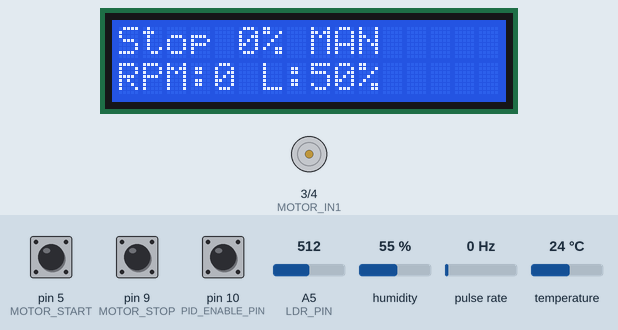
Recording of a sketch running on a simulated Arduino Uno, built with avr-gcc and run on an emulated ATmega328P. Parts: 16×2 character LCD, motor-driver pin pairs drawn as motors (green arrow = first pin HIGH = forward, orange = second pin HIGH = backward, longer = more drive, scaled by the enable pin). Wiring (inferred from the names in the program): pulse sensor: data pin 2. Inputs (shaded band) come from the test bench; at power-on: pin 5 (MOTOR_START) HIGH, pin 10 (PID_ENABLE_PIN) HIGH, pin 9 (MOTOR_STOP) HIGH, A5 (LDR_PIN) = 512, humidity 55 %, pulse rate 0 Hz, temperature 24 °C. No radio packets arrive unless stated; what the sketch prints to the serial monitor is not drawn.

Above: at 2.5 s.
2.6 s: pin 5 (MOTOR_START) pulled LOW for 0.15 s
At 4.8 s:
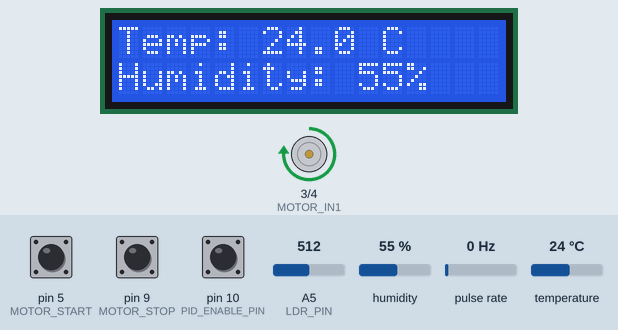
12.0 s: pin 10 (PID_ENABLE_PIN) pulled LOW for 0.15 s
At 13.2 s:
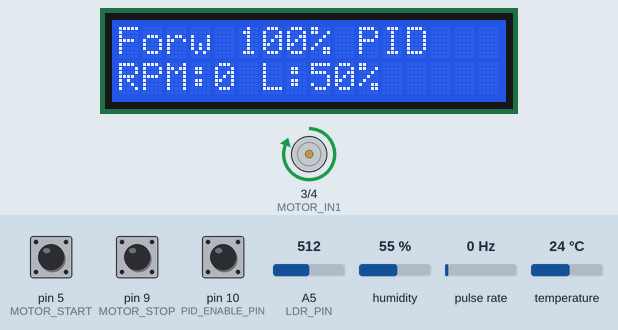
21.4 s: pin 9 (MOTOR_STOP) pulled LOW for 0.15 s
At 22.9 s:
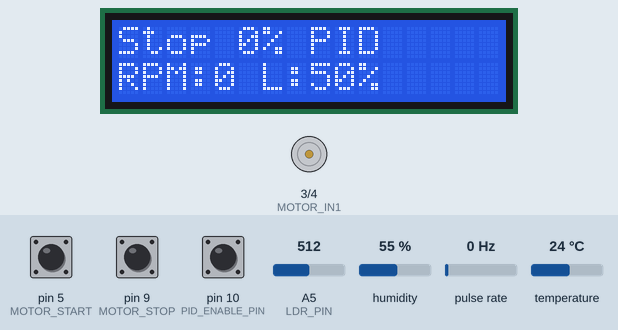
30.8 s: pin 5 (MOTOR_START) pulled LOW for 1 s
At 31.4 s:
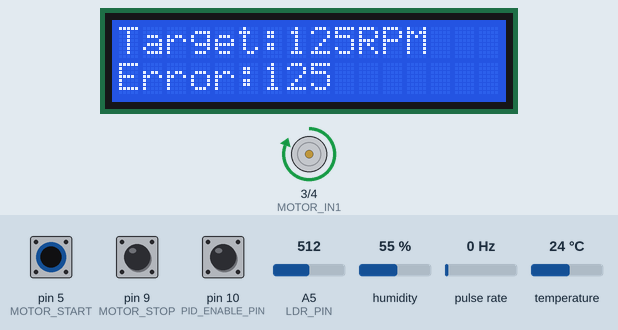
Timing chart, 0 to 33.8 s (numbered marks = the images above; inputs shaded):
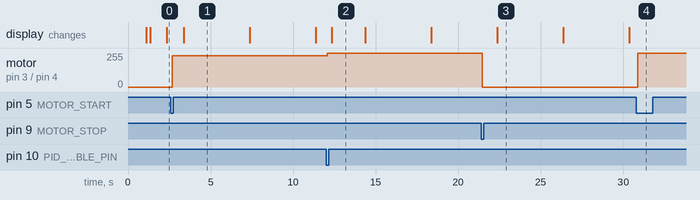

The sketch:

Lab_10_Receiver.ino
```cpp
/*
 * nRF24L01 Receiver with LCD, Sensors, and PID Control
 * Receives motor commands and displays status on LCD
 * Sends status updates back to transmitter
 * Monitors: DHT11, LDR, Encoder
 * PID-controlled motor speed based on LDR input
 */

#include <SPI.h>
#include <RF24.h>
#include <Wire.h>
#include <LiquidCrystal_I2C.h>
#include <DHT.h>

// Pin definitions
#define CE_PIN 7
#define CSN_PIN 8
#define MOTOR_START 5        // Start button on pin 5
#define MOTOR_STOP 9
#define PID_ENABLE_PIN 10

// Motor control pins (L293D with PWM)
#define MOTOR_IN1 3  // L293D pin 2 (PWM capable)
#define MOTOR_IN2 4  // L293D pin 7
#define MOTOR_EN 11  // L293D Enable pin (PWM) - IMPORTANT: Add this pin!

// Sensor pins
#define DHT_PIN 6
#define LDR_PIN A5
#define ENCODER_PIN 2        // Encoder on pin 2 (interrupt pin)

// DHT sensor type
#define DHT_TYPE DHT11

// Encoder configuration
#define ENCODER_SLOTS 40     // Number of slots in your encoder disk

// Debounce settings
#define DEBOUNCE_DELAY 50  // milliseconds

// PID Configuration
#define BASE_PWM 217         // 85% of 255 (base speed when LDR is uncovered)
#define MAX_PWM 255          // 100% PWM (max speed)
#define MIN_RPM 50           // Minimum target RPM
#define MAX_RPM 200          // Maximum target RPM (adjust based on your motor)

// PID Tuning parameters - adjust these for your system
float Kp = 2.0;    // Proportional gain
float Ki = 0.5;    // Integral gain
float Kd = 0.1;    // Derivative gain

// Create objects
RF24 radio(CE_PIN, CSN_PIN);
LiquidCrystal_I2C lcd(0x27, 16, 2);
DHT dht(DHT_PIN, DHT_TYPE);

// Address through which two modules communicate
const byte rxAddress[6] = "00001";  // Receive commands
const byte txAddress[6] = "00002";  // Send status back

// Motor state tracking
String currentState = "Stop";
String lastSentState = "";
bool lastSentPidState = false;

// Button debouncing variables
int startButtonState = HIGH;
int lastStartButtonState = HIGH;
unsigned long lastStartDebounceTime = 0;

int stopButtonState = HIGH;
int lastStopButtonState = HIGH;
unsigned long lastStopDebounceTime = 0;

int pidEnableState = HIGH;
int lastPidEnableState = HIGH;
unsigned long lastPidDebounceTime = 0;
bool pidEnabled = false;

// Sensor variables
float temperature = 0;
float humidity = 0;
int ldrValue = 0;
int ldrPercentage = 0;

// Encoder variables
volatile unsigned long encoderPulseCount = 0;
volatile unsigned long lastPulseTime = 0;
float rpm = 0.0;
unsigned long lastRpmCalculation = 0;
unsigned long rpmCalculationInterval = 100; // Calculate RPM every 100ms for better PID response

// PID variables
float targetRPM = 0;
float pidOutput = 0;
float lastError = 0;
float integral = 0;
unsigned long lastPidUpdate = 0;
int currentPWM = 0;

// Timing variables
unsigned long lastSensorRead = 0;
unsigned long lastDisplayUpdate = 0;
const unsigned long SENSOR_READ_INTERVAL = 2000;  // Read DHT every 2 seconds
const unsigned long DISPLAY_UPDATE_INTERVAL = 1000; // Update display every 1 second (slower)

// Display mode - simplified to just show main status
int displayMode = 0;
String lastDisplayLine0 = "";
String lastDisplayLine1 = "";

// LCD control flag
bool enableLCD = true;  // Set to false to disable LCD if it causes problems

void setup() {
  Serial.begin(9600);

  // Initialize button pins with INPUT_PULLUP
  pinMode(MOTOR_START, INPUT_PULLUP);
  pinMode(MOTOR_STOP, INPUT_PULLUP);
  pinMode(PID_ENABLE_PIN, INPUT_PULLUP);

  // Initialize encoder pin with interrupt
  pinMode(ENCODER_PIN, INPUT_PULLUP);
  attachInterrupt(digitalPinToInterrupt(ENCODER_PIN), encoderISR, FALLING);

  // Initialize motor control pins
  pinMode(MOTOR_IN1, OUTPUT);
  pinMode(MOTOR_IN2, OUTPUT);
  pinMode(MOTOR_EN, OUTPUT);
  digitalWrite(MOTOR_IN1, LOW);
  digitalWrite(MOTOR_IN2, LOW);
  analogWrite(MOTOR_EN, 0);

  // Initialize DHT sensor
  dht.begin();

  // Initialize LCD
  if (enableLCD) {
    lcd.init();
    lcd.backlight();
    lcd.clear();
    lcd.setCursor(0, 0);
    lcd.print("Initializing...");
  }

  delay(1000);

  // Initialize nRF24L01
  if (!radio.begin()) {
    Serial.println("nRF24L01 not responding!");
    if (enableLCD) {
      lcd.setCursor(0, 1);
      lcd.print("RF24 FAIL!");
    }
    while (1);
  }

  radio.openWritingPipe(txAddress);
  radio.openReadingPipe(1, rxAddress);
  radio.setPALevel(RF24_PA_LOW);
  radio.startListening();

  if (enableLCD) {
    lcd.clear();
    lcd.setCursor(0, 0);
    lcd.print("Status: Stop");
    lcd.setCursor(0, 1);
    lcd.print("PID: Disabled");
  }

  Serial.println("=== nRF24L01 Receiver Ready ===");
  Serial.println("Pin Configuration:");
  Serial.println("  Encoder: D2 (Interrupt)");
  Serial.println("  Start Button: D5");
  Serial.println("  Stop Button: D9");
  Serial.println("  PID Enable: D10");
  Serial.println("  Motor Enable (PWM): D11");
  Serial.println("  DHT11: D6");
  Serial.println("  LDR: A5");
  Serial.println("PID Tuning: Kp=" + String(Kp) + " Ki=" + String(Ki) + " Kd=" + String(Kd));
  Serial.println("LCD Updates: " + String(enableLCD ? "Enabled" : "Disabled (Serial only)"));
  Serial.println("Waiting for commands...");
}

// Interrupt service routine for encoder
void encoderISR() {
  encoderPulseCount++;
  lastPulseTime = millis();
}

void calculateRPM() {
  static unsigned long lastPulseCount = 0;
  unsigned long currentTime = millis();

  // Calculate time elapsed since last calculation
  unsigned long timeElapsed = currentTime - lastRpmCalculation;

  if (timeElapsed >= rpmCalculationInterval) {
    // Disable interrupts while reading volatile variable
    noInterrupts();
    unsigned long currentPulseCount = encoderPulseCount;
    interrupts();

    // Calculate pulses in this interval
    unsigned long pulsesThisInterval = currentPulseCount - lastPulseCount;

    // Calculate RPM
    if (timeElapsed > 0) {
      rpm = (float)(pulsesThisInterval * 60000.0) / (float)(ENCODER_SLOTS * timeElapsed);
    } else {
      rpm = 0;
    }

    // If no pulses detected in the last 2 seconds, assume motor is stopped
    if (currentTime - lastPulseTime > 2000) {
      rpm = 0;
    }

    // Update tracking variables
    lastPulseCount = currentPulseCount;
    lastRpmCalculation = currentTime;
  }
}

float computePID(float setpoint, float input, float dt) {
  // Calculate error
  float error = setpoint - input;

  // Proportional term
  float P = Kp * error;

  // Integral term (with anti-windup)
  integral += error * dt;
  // Limit integral to prevent windup
  integral = constrain(integral, -100, 100);
  float I = Ki * integral;

  // Derivative term
  float D = 0;
  if (dt > 0) {
    D = Kd * (error - lastError) / dt;
  }
  lastError = error;

  // Calculate total output
  float output = P + I + D;

  return output;
}

void updateMotorPWM() {
  // Read LDR every cycle for responsive control
  ldrValue = analogRead(LDR_PIN);

  if (currentState == "Forward" && pidEnabled) {
    unsigned long currentTime = millis();
    float dt = (currentTime - lastPidUpdate) / 1000.0; // Convert to seconds

    if (dt >= 0.05) { // Update every 50ms
      // Map LDR value to target RPM
      // Lower LDR value (more covered) = higher target RPM
      targetRPM = map(ldrValue, 0, 1023, MAX_RPM, MIN_RPM);
      targetRPM = constrain(targetRPM, MIN_RPM, MAX_RPM);

      // Compute PID
      pidOutput = computePID(targetRPM, rpm, dt);

      // Calculate PWM: Base PWM + PID correction
      currentPWM = BASE_PWM + (int)pidOutput;
      currentPWM = constrain(currentPWM, BASE_PWM, MAX_PWM);

      // Apply PWM to motor
      analogWrite(MOTOR_EN, currentPWM);

      lastPidUpdate = currentTime;
    }
  } else if (currentState == "Forward" && !pidEnabled) {
    // Manual control: Map LDR directly to PWM (85% to 100%)
    currentPWM = map(ldrValue, 1023, 0, BASE_PWM, MAX_PWM);
    currentPWM = constrain(currentPWM, BASE_PWM, MAX_PWM);
    analogWrite(MOTOR_EN, currentPWM);
  } else if (currentState == "Reverse") {
    // Simple full speed reverse
    analogWrite(MOTOR_EN, 200);
    currentPWM = 200;
  } else {
    // Stop
    analogWrite(MOTOR_EN, 0);
    currentPWM = 0;
    integral = 0; // Reset integral when stopped
    lastError = 0;
  }
}

void readSensors() {
  // Read DHT11 (slow operation, do less frequently)
  humidity = dht.readHumidity();
  temperature = dht.readTemperature();

  // Check if DHT readings failed
  if (isnan(humidity) || isnan(temperature)) {
    humidity = 0;
    temperature = 0;
  }

  // Calculate RPM
  calculateRPM();

  // Calculate LDR percentage
  ldrPercentage = map(ldrValue, 0, 1023, 0, 100);
}

void updateDisplaySimple() {
  if (!enableLCD) return;  // Skip if LCD disabled

  // Rotate through different display screens every few seconds
  static unsigned long lastScreenChange = 0;
  static int screenMode = 0;

  // Change screen every 3 seconds
  if (millis() - lastScreenChange > 3000) {
    screenMode = (screenMode + 1) % 3; // Cycle through 0, 1, 2
    lastScreenChange = millis();
    lcd.clear(); // Clear when changing screens
  }

  String line0 = "";
  String line1 = "";

  switch(screenMode) {
    case 0: // Motor status and RPM
      line0 = currentState.substring(0, 4) + " " + String((currentPWM * 100) / 255) + "% " + (pidEnabled ? "PID" : "MAN");
      line1 = "RPM:" + String((int)rpm) + " L:" + String(ldrPercentage) + "%";
      break;

    case 1: // Temperature and Humidity
      line0 = "Temp: " + String(temperature, 1) + " C";
      line1 = "Humidity: " + String((int)humidity) + "%";
      break;

    case 2: // Target RPM and Error (if PID enabled)
      if (pidEnabled) {
        line0 = "Target:" + String((int)targetRPM) + "RPM";
        line1 = "Error:" + String((int)(targetRPM - rpm));
      } else {
        line0 = "Manual Mode";
        line1 = "LDR:" + String(ldrValue);
      }
      break;
  }

  // Pad strings to 16 characters
  while (line0.length() < 16) line0 += " ";
  while (line1.length() < 16) line1 += " ";

  // Only update LCD if content changed
  if (line0 != lastDisplayLine0) {
    lcd.setCursor(0, 0);
    lcd.print(line0);
    lastDisplayLine0 = line0;
  }

  if (line1 != lastDisplayLine1) {
    lcd.setCursor(0, 1);
    lcd.print(line1);
    lastDisplayLine1 = line1;
  }
}

void sendStatusUpdate() {
  // Send update if state or PID mode has changed
  if (currentState != lastSentState || pidEnabled != lastSentPidState) {
    radio.stopListening();

    // Create status message: "State|PID"
    String statusMsg = currentState + "|" + (pidEnabled ? "PID_ON" : "PID_OFF");
    char text[32];
    statusMsg.toCharArray(text, sizeof(text));

    bool success = radio.write(&text, sizeof(text));

    if (success) {
      Serial.print("→ Status sent: ");
      Serial.println(statusMsg);
      lastSentState = currentState;
      lastSentPidState = pidEnabled;
    }

    radio.startListening();
    delay(5);
  }
}

void setMotorState(String newState, String source) {
  currentState = newState;

  if (currentState == "Forward") {
    digitalWrite(MOTOR_IN1, HIGH);
    digitalWrite(MOTOR_IN2, LOW);
    // PWM will be set by updateMotorPWM()
  }
  else if (currentState == "Reverse") {
    digitalWrite(MOTOR_IN1, LOW);
    digitalWrite(MOTOR_IN2, HIGH);
    analogWrite(MOTOR_EN, 200);
  }
  else { // Stop
    digitalWrite(MOTOR_IN1, LOW);
    digitalWrite(MOTOR_IN2, LOW);
    analogWrite(MOTOR_EN, 0);
  }

  Serial.print("State changed to: ");
  Serial.print(currentState);
  Serial.print(" (");
  Serial.print(source);
  Serial.println(")");

  sendStatusUpdate();
}

void loop() {
  unsigned long currentTime = millis();

  // CRITICAL: Calculate RPM and update motor EVERY loop iteration
  // These must be fast and non-blocking
  calculateRPM();
  updateMotorPWM();

  // ===== START BUTTON DEBOUNCING =====
  int startReading = digitalRead(MOTOR_START);

  if (startReading != lastStartButtonState) {
    lastStartDebounceTime = currentTime;
  }

  if ((currentTime - lastStartDebounceTime) > DEBOUNCE_DELAY) {
    if (startReading != startButtonState) {
      startButtonState = startReading;

      if (startButtonState == LOW) {
        Serial.println(">>> START BUTTON PRESSED <<<");
        setMotorState("Forward", "Button");
      }
    }
  }

  lastStartButtonState = startReading;

  // ===== STOP BUTTON DEBOUNCING =====
  int stopReading = digitalRead(MOTOR_STOP);

  if (stopReading != lastStopButtonState) {
    lastStopDebounceTime = currentTime;
  }

  if ((currentTime - lastStopDebounceTime) > DEBOUNCE_DELAY) {
    if (stopReading != stopButtonState) {
      stopButtonState = stopReading;

      if (stopButtonState == LOW) {
        Serial.println(">>> STOP BUTTON PRESSED <<<");
        setMotorState("Stop", "Button");
      }
    }
  }

  lastStopButtonState = stopReading;

  // ===== PID ENABLE BUTTON DEBOUNCING =====
  int pidReading = digitalRead(PID_ENABLE_PIN);

  if (pidReading != lastPidEnableState) {
    lastPidDebounceTime = currentTime;
  }

  if ((currentTime - lastPidDebounceTime) > DEBOUNCE_DELAY) {
    if (pidReading != pidEnableState) {
      pidEnableState = pidReading;

      if (pidEnableState == LOW) {
        pidEnabled = !pidEnabled;
        integral = 0;
        lastError = 0;
        Serial.print(">>> PID BUTTON PRESSED: ");
        Serial.println(pidEnabled ? "ENABLED" : "DISABLED");
        sendStatusUpdate();
      }
    }
  }

  lastPidEnableState = pidReading;

  // ===== READ SENSORS PERIODICALLY =====
  if (currentTime - lastSensorRead >= SENSOR_READ_INTERVAL) {
    readSensors();
    lastSensorRead = currentTime;

    // Print comprehensive status to serial
    Serial.print("LDR:");
    Serial.print(ldrValue);
    Serial.print(" (");
    Serial.print(ldrPercentage);
    Serial.print("%) RPM:");
    Serial.print(rpm, 1);
    Serial.print(" Target:");
    Serial.print(targetRPM, 1);
    Serial.print(" PWM:");
    Serial.print((currentPWM * 100) / 255);
    Serial.print("% Temp:");
    Serial.print(temperature, 1);
    Serial.print("C Hum:");
    Serial.print(humidity, 0);
    Serial.println("%");
  }

  // ===== UPDATE DISPLAY PERIODICALLY (very slow, do infrequently) =====
  if (enableLCD && (currentTime - lastDisplayUpdate >= DISPLAY_UPDATE_INTERVAL)) {
    updateDisplaySimple();
    lastDisplayUpdate = currentTime;
  }

  // ===== CHECK FOR RF COMMANDS =====
  if (radio.available()) {
    char text[32] = "";
    radio.read(&text, sizeof(text));

    String motorStatus = "";
    for (int i = 0; i < 32 && text[i] != '\0'; i++) {
      if (text[i] >= 32 && text[i] <= 126) {
        motorStatus += text[i];
      }
    }
    motorStatus.trim();

    if (motorStatus == "Forward" || motorStatus == "Reverse" || motorStatus == "Stop") {
      setMotorState(motorStatus, "RF");
    }
  }
}

//DHT11 to Digital Pin 6
//LDR connected to Analog A5
//Start button - Digital 5
//Stop Button - Digital 9
//PID Enable Button - Digital 10
//LM393 Encoder Pin 2 (Interrupt)
//Motor Enable (PWM) - Digital 11
```

Measured:
- after the input at 2.6 s, motor on pin 3 (MOTOR_IN1) / pin 4 (MOTOR_IN2): stopped → forward 235/255 after 0.09 s
- after the input at 12.0 s, motor on pin 3 (MOTOR_IN1) / pin 4 (MOTOR_IN2): forward 235/255 → forward 255/255 after 0.07 s; the display: changes after 0.34 s (image 2)
- after the input at 21.4 s, motor on pin 3 (MOTOR_IN1) / pin 4 (MOTOR_IN2): forward 255/255 → stopped after 0.05 s; the display: changes after 0.97 s (image 3)
- after the input at 30.8 s, motor on pin 3 (MOTOR_IN1) / pin 4 (MOTOR_IN2): stopped → forward 255/255 after 0.09 s
- what the display in image 1 shows lasts 4.0 s, from 3.4 s to 7.4 s
- what the display in image 2 shows lasts 2.1 s, from 12.3 s to 14.4 s
